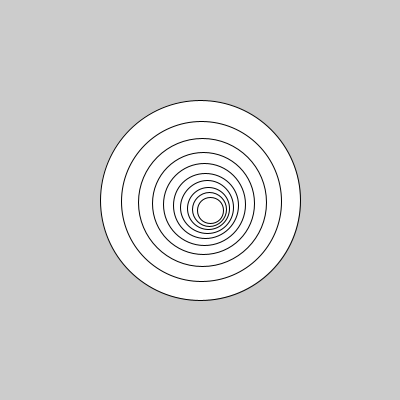
Frame 1 (no input)
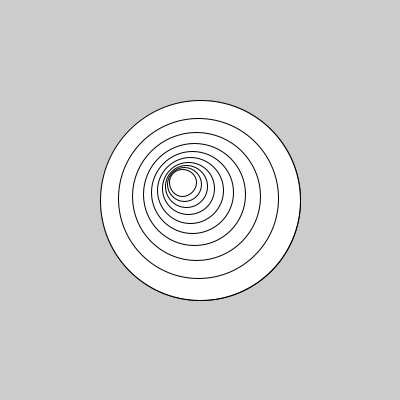
Frame 2 (the mouse pressed at the canvas centre, redrawn once)

The Processing sketch that drew these frames (run headless with seeded random() and noise(); the mouse was pressed at the canvas centre and the sketch redrawn once):

// Processing sketch: sk_recursive_circle_move
// ── sk_recursive_circle_move.pde
void setup()
{
  size( 400, 400 );
  noLoop();  // アニメーションしない
}

void draw()
{
  drawCircle( 200, 200, 200, random( -4, 4 ), 10 );  // 最初の再帰呼び出し
}

/**
  再帰関数：正円を再帰的に小さくし，fYMove分移動しながら描画する．
*/
void drawCircle( float fX, float fY, float fSize, float fYMove, int iLevel )
{
  if( iLevel > 0 )  // 再帰の継続条件
  {
    // 正円描画
    circle( fX, fY, fSize );
    
    drawCircle( fX + fYMove, fY + fYMove, fSize * 0.8, fYMove, iLevel - 1 );  // 再帰呼び出し
  }
}
